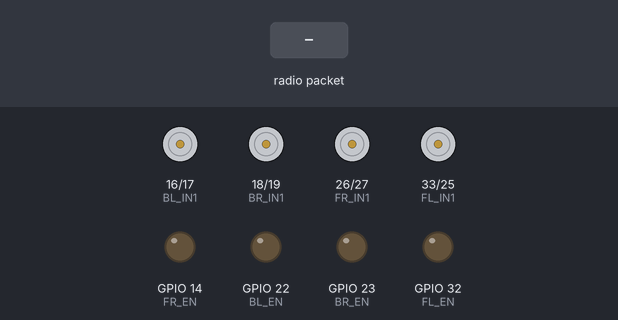
A sketch run on a simulated ESP32. On the bench: motor-driver pin pairs drawn as motors (green arrow = first pin HIGH = forward, orange = second pin HIGH = backward, longer = more drive), output pins drawn as LEDs (lit = HIGH). Inputs (shaded band) come from the test bench.

Above: at 1.2 s.
1.3 s: radio packet "F" arrives
At 1.7 s:
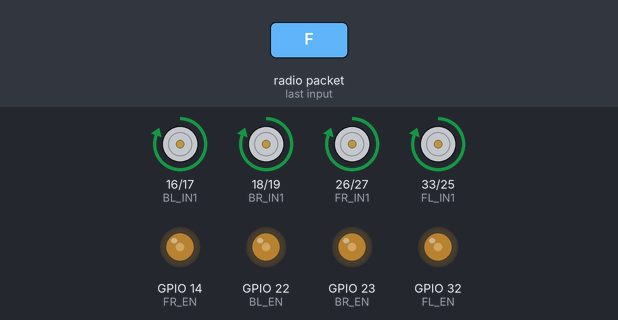
3.3 s: radio packet "B" arrives
At 3.7 s:
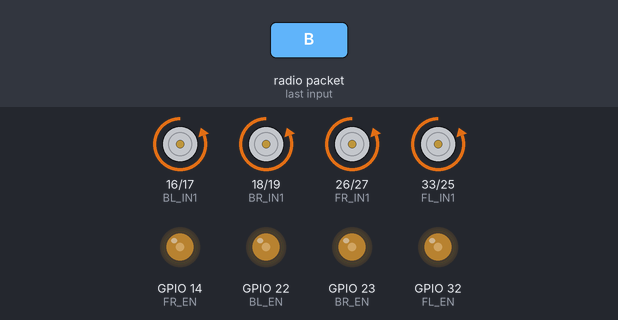
5.3 s: radio packet "L" arrives
At 5.7 s:
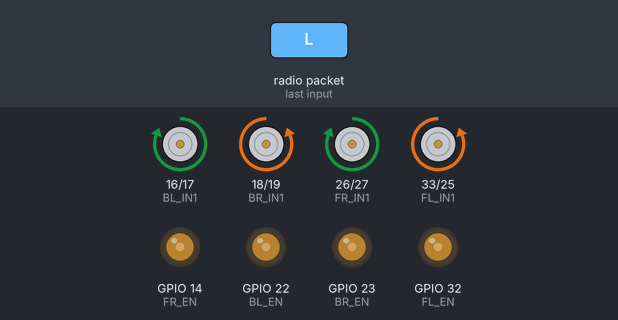
7.3 s: radio packet "R" arrives
At 7.7 s:
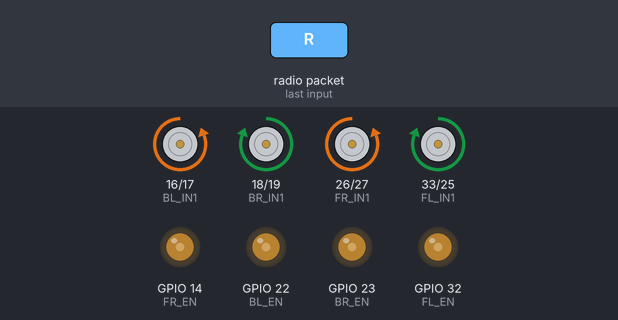
Timing chart, 0 to 10.3 s (numbered marks = the images above; inputs shaded):
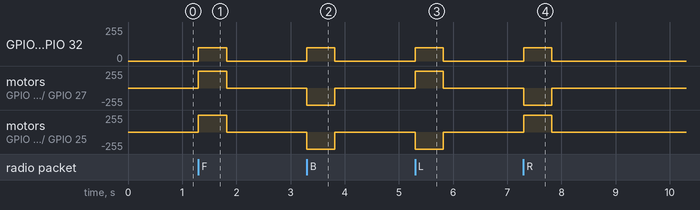

The sketch:

perfectorx.ino
```cpp
#include <esp_now.h>
#include <WiFi.h>
#include <esp_wifi.h>
#include <esp_task_wdt.h>

#define CHANNEL 6
#define MAX_SPEED 160
#define START_SPEED 80 // Enough power to start the motors
#define WDT_TIMEOUT 5

const int FL_EN = 32; const int FL_IN1 = 33; const int FL_IN2 = 25;
const int FR_EN = 14; const int FR_IN1 = 26; const int FR_IN2 = 27;
const int BL_EN = 22; const int BL_IN1 = 16; const int BL_IN2 = 17;
const int BR_EN = 23; const int BR_IN1 = 18; const int BR_IN2 = 19;

QueueHandle_t motorQueue;
struct CommandData { char action; };

void move(int f1, int f2, int f3, int f4, int b1, int b2, int b3, int b4, int spd) {
  digitalWrite(FL_IN1, f1); digitalWrite(FL_IN2, f2);
  digitalWrite(FR_IN1, f3); digitalWrite(FR_IN2, f4);
  digitalWrite(BL_IN1, b1); digitalWrite(BL_IN2, b2);
  digitalWrite(BR_IN1, b3); digitalWrite(BR_IN2, b4);

  ledcWrite(FL_EN, spd); ledcWrite(FR_EN, spd);
  ledcWrite(BL_EN, spd); ledcWrite(BR_EN, spd);
}

void TaskMotor(void *pvParameters) {
  esp_task_wdt_add(NULL);
  CommandData cmd;
  char currentAction = 'S';
  int rampSpeed = 0;

  for (;;) {
    esp_task_wdt_reset();

    // Wait up to 500ms for a command. This prevents "pulsing" if a packet is lost.
    if (xQueueReceive(motorQueue, &cmd, pdMS_TO_TICKS(500))) {
      if (cmd.action != currentAction) {
        currentAction = cmd.action;
        rampSpeed = (currentAction == 'S') ? 0 : START_SPEED;
      }
      if (currentAction != 'S' && rampSpeed < MAX_SPEED) {
        rampSpeed += 20; // Fast ramp for responsiveness
        if (rampSpeed > MAX_SPEED) rampSpeed = MAX_SPEED;
      }
    } else {
      // If no signal for 0.5 seconds, safety stop
      currentAction = 'S';
      rampSpeed = 0;
    }

    switch (currentAction) {
      case 'F': move(1,0, 1,0, 1,0, 1,0, rampSpeed); break;
      case 'B': move(0,1, 0,1, 0,1, 0,1, rampSpeed); break;
      case 'L': move(0,1, 1,0, 1,0, 0,1, rampSpeed); break;
      case 'R': move(1,0, 0,1, 0,1, 1,0, rampSpeed); break;
      default:  move(0,0, 0,0, 0,0, 0,0, 0); break;
    }
    vTaskDelay(pdMS_TO_TICKS(20));
  }
}

void onDataRecv(const esp_now_recv_info *info, const uint8_t *data, int len) {
  CommandData incoming;
  incoming.action = ((char*)data)[0];
  xQueueOverwriteFromISR(motorQueue, &incoming, NULL);
}

void setup() {
  Serial.begin(115200);
  int p[] = {33,25,26,27,16,17,18,19};
  for(int i=0; i<8; i++) pinMode(p[i], OUTPUT);

  // 2kHz frequency is generally better for L298N
  ledcAttach(FL_EN, 2000, 8); ledcAttach(FR_EN, 2000, 8);
  ledcAttach(BL_EN, 2000, 8); ledcAttach(BR_EN, 2000, 8);

  WiFi.mode(WIFI_STA);
  esp_wifi_set_channel(CHANNEL, WIFI_SECOND_CHAN_NONE);
  if (esp_now_init() != ESP_OK) ESP.restart();
  esp_now_register_recv_cb(onDataRecv);

  // WDT for Core 3.x
  esp_task_wdt_config_t twdt_config = {
      .timeout_ms = WDT_TIMEOUT * 1000,
      .idle_core_mask = 3,
      .trigger_panic = true
  };
  esp_task_wdt_init(&twdt_config);

  motorQueue = xQueueCreate(1, sizeof(CommandData));
  xTaskCreatePinnedToCore(TaskMotor, "Motor", 4096, NULL, 1, NULL, 1);
}

void loop() { vTaskDelay(pdMS_TO_TICKS(1000)); }
```

Measured:
- after the input at 1.3 s, GPIO 14 (FR_EN), GPIO 22 (BL_EN): 0/255 → 100/255 at once, → 0/255 0.52 s later
- after the input at 3.3 s, GPIO 14 (FR_EN), GPIO 22 (BL_EN): 0/255 → 100/255 at once, → 0/255 0.52 s later
- after the input at 5.3 s, GPIO 14 (FR_EN), GPIO 22 (BL_EN): 0/255 → 100/255 at once, → 0/255 0.52 s later
- after the input at 7.3 s, GPIO 14 (FR_EN), GPIO 22 (BL_EN): 0/255 → 100/255 at once, → 0/255 0.52 s later
